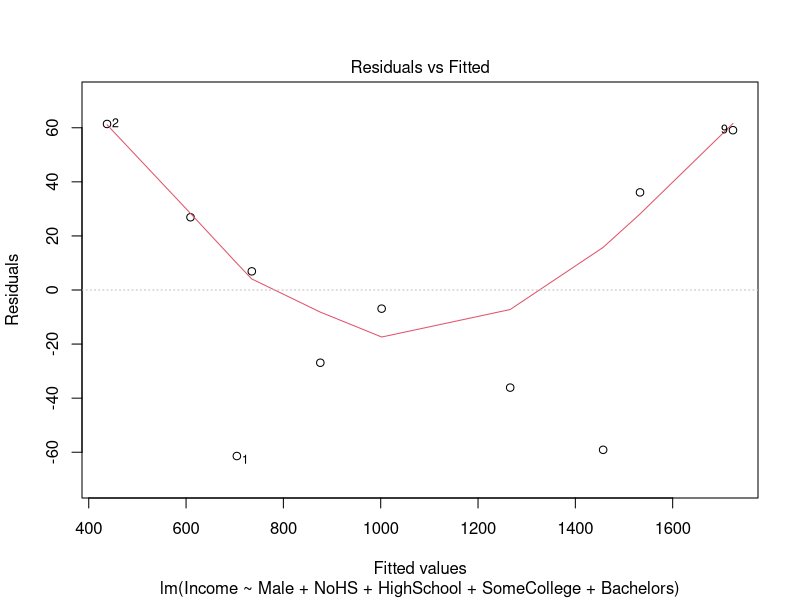
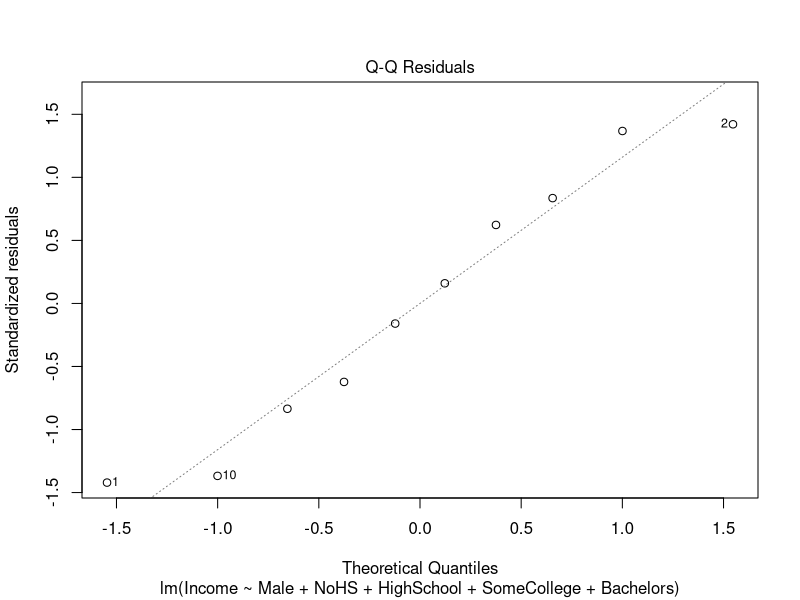
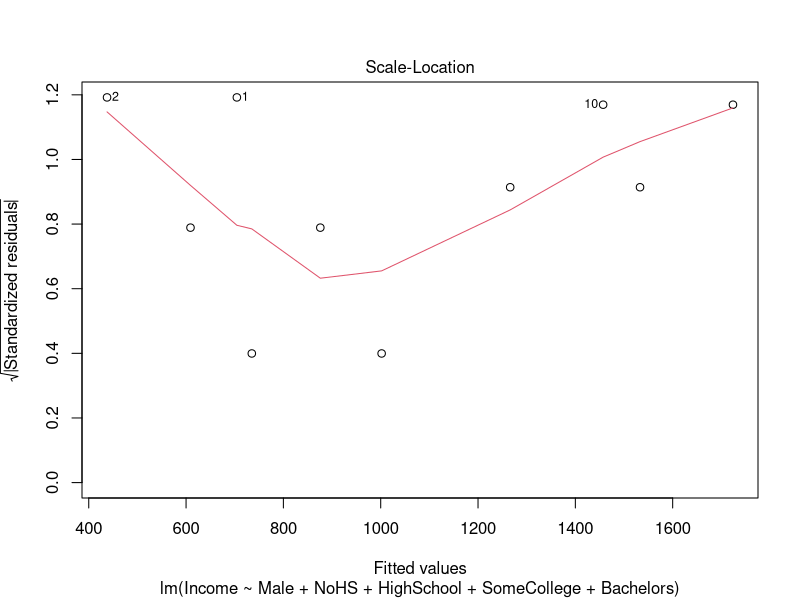

Write the R code that produced these figures, in order.
## ---- chunk 1
library(ggplot2)
## ---- chunk 2
sal <- read.csv("salary.csv")
sal
## ---- chunk 3
model <- lm(Income ~ Male + NoHS + HighSchool + SomeCollege + Bachelors, data = sal)
summary(model)
## ---- chunk 4
plot(model)
